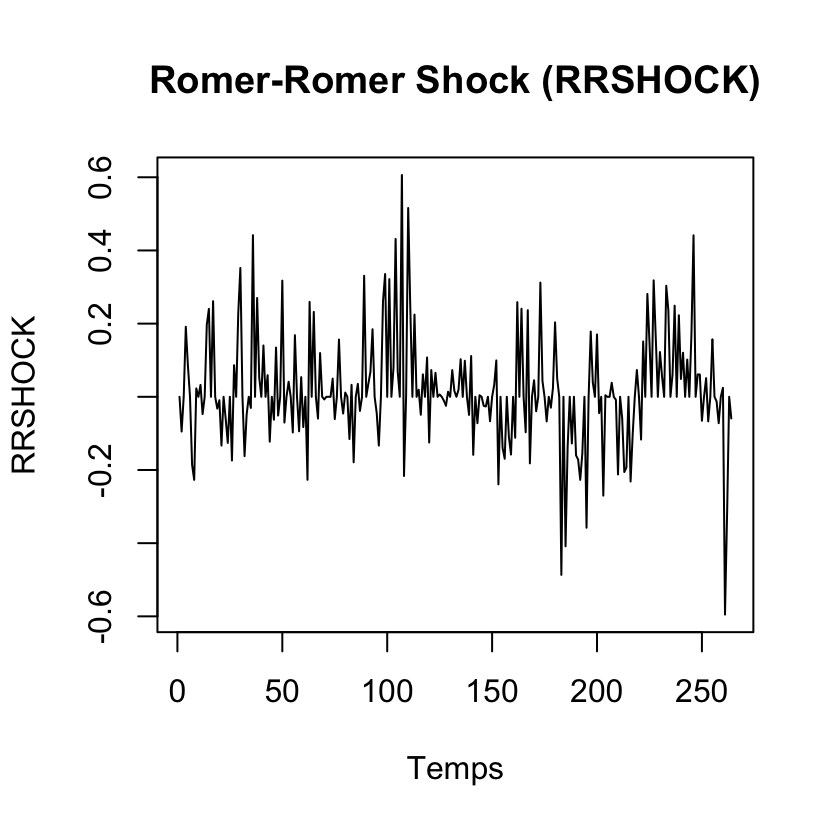

Generate this figure with R:
rm(list=ls())

install.packages("readxl")
install.packages("urca")
install.packages("tsDyn")
install.packages("ggplot2")

library(readxl)    # Lire fichiers Excel
library(vars)      # Estimer VAR/SVAR
library(urca)      # Test ADF (stationnarité)
library(tsDyn)     # Pour d'autres modèles VAR
library(ggplot2)   # (optionnel) pour jolis graphes

# Importer le feuillet "Monthly"
data <- read_excel("/Users/alanisdespland/Desktop/Projet macro/Monetarydat.xlsx", sheet = "Monthly")
petrole <- read_excel("/Users/alanisdespland/Desktop/DCOILWTICO.xlsx", sheet = "Monthly")

# TRANSFORMER LES DATES 
install.packages("zoo")
library(zoo)
DATES <- data$DATES
# Convert decimal to "yearmon" then to Date (start of the month)
date_vector <- as.Date(as.yearmon(DATES), frac = 0)
# Replace the decimal data
data$DATES <- date_vector


RRSHOCK_data <- data[, c("DATES","LIP", "UNEMP", "LCPI", "FFR", "RRSHOCK")]

#merge les data
# S'assurer que la date de petrole est au format Date
petrole$DATES <- as.Date(petrole$observation_date)
# Fusion des données sur la date
RRSHOCK_petrole <- merge(RRSHOCK_data, petrole, by = "DATES", all = FALSE)
head(RRSHOCK_petrole)

# les donneées se sont bien merge 
#il y avait un doubons de date 
library(dplyr)
RRSHOCK_petrole <- RRSHOCK_petrole %>% select(-observation_date)

# Supprimer les lignes avec NA
RRSHOCK_petrole_86_07 <- na.omit(RRSHOCK_petrole)

# VISUALISATION DU SHOCK
plot(RRSHOCK_petrole_86_07$RRSHOCK, type = "l", main = "Romer-Romer Shock (RRSHOCK)", xlab = "Temps", ylab = "RRSHOCK")

#STATIONARITE test ADF

# Test ADF VC = -3.42 à 5%
library(tseries)
adf.test(RRSHOCK_petrole_86_07$LIP) #Dickey-Fuller = -1.70 NON STATIONNAIRE
adf.test(RRSHOCK_petrole_86_07$UNEMP) #Dickey-Fuller = -2.51 NON STATIONNAIRE
adf.test(RRSHOCK_petrole_86_07$LCPI) #Dickey-Fuller = -2.76 NON STATIONNAIRE
adf.test(RRSHOCK_petrole_86_07$FFR) #Dickey-Fuller = -3.21 NON STATIONNAIRE
adf.test(RRSHOCK_petrole_86_07$DCOILWTICO) #Dickey-Fuller = 0.59 NON STATIONNAIRE

#Pour les variables non stationnaire les mettre en difference 
DLIP <- diff(RRSHOCK_petrole_86_07$LIP)
DUNEMP <- diff(RRSHOCK_petrole_86_07$UNEMP)
DLCPI <- diff(RRSHOCK_petrole_86_07$LCPI)
DFFR <- diff(RRSHOCK_petrole_86_07$FFR)
DDCOILWTICO <- diff(RRSHOCK_petrole_86_07$DCOILWTICO)

adf.test(DLIP) #Dickey-Fuller = -4.96
adf.test(DUNEMP) #Dickey-Fuller = -3.55
adf.test(DLCPI) #Dickey-Fuller = -5.44
adf.test(DFFR) #Dickey-Fuller = -4.09
adf.test(DDCOILWTICO) #Dickey-Fuller = -5.99

# TOUT EST STATIONNAIRE APRES DIFFERENCE PARFAIT !
# Ajuster pour avoir la même longueur
RRSHOCK <- RRSHOCK_petrole_86_07$RRSHOCK[-1]

# DATA set pour VAR_data_RRSHOCK_PETROLE
VAR_data_RRSHOCK_PETROLE <- data.frame(
  RRSHOCK = RRSHOCK,
  DLIP = DLIP,
  DUNEMP = DUNEMP,
  DLCPI = DLCPI,
  DFFR = DFFR,
  DDCOILWTICO = DDCOILWTICO
)

# Charger la librairie
library(vars)

# NOMBRE optimal de lags
# Choix du lag optimal (optionnel)
VARselect(VAR_data_RRSHOCK_PETROLE, lag.max = 10, type = "const")$selection
#AIC:1  HQ:1  SC:1 FPE:1

# Estimation VAR avec RRSHOCK
VAR_RRSHOCK_petrole <- VAR(VAR_data_RRSHOCK_PETROLE, p = 1, type = "const")
summary(VAR_RRSHOCK_petrole)


#IRF RRSHOCK
# IRF DLIP
IRF_RRSHOCK_petrole_DLIP <- irf(VAR_RRSHOCK_petrole, impulse = "RRSHOCK", 
                             response = "DLIP", n.ahead = 24, boot = TRUE, ci = 0.95)
plot(IRF_RRSHOCK_petrole_DLIP)

# IRF DUNEMP
IRF_RRSHOCK_petrole_DUNEMP <- irf(VAR_RRSHOCK_petrole, impulse = "RRSHOCK", 
                                response = "DUNEMP", n.ahead = 24, boot = TRUE, ci = 0.95)
plot(IRF_RRSHOCK_petrole_DUNEMP)

# IRF DLCPI
IRF_RRSHOCK_petrole_DLCPI <- irf(VAR_RRSHOCK_petrole, impulse = "RRSHOCK", 
                                  response = "DLCPI", n.ahead = 24, boot = TRUE, ci = 0.95)
plot(IRF_RRSHOCK_petrole_DLCPI)

# IRF DFFR
IRF_RRSHOCK_petrole_DFFR <- irf(VAR_RRSHOCK_petrole, impulse = "RRSHOCK", 
                                 response = "DFFR", n.ahead = 24, boot = TRUE, ci = 0.95)
plot(IRF_RRSHOCK_petrole_DFFR)

# IRF DDCOILWTICO
IRF_RRSHOCK_petrole_DDCOILWTICO <- irf(VAR_RRSHOCK_petrole, impulse = "RRSHOCK", 
                                response = "DDCOILWTICO", n.ahead = 24, boot = TRUE, ci = 0.95)
plot(IRF_RRSHOCK_petrole_DDCOILWTICO)
